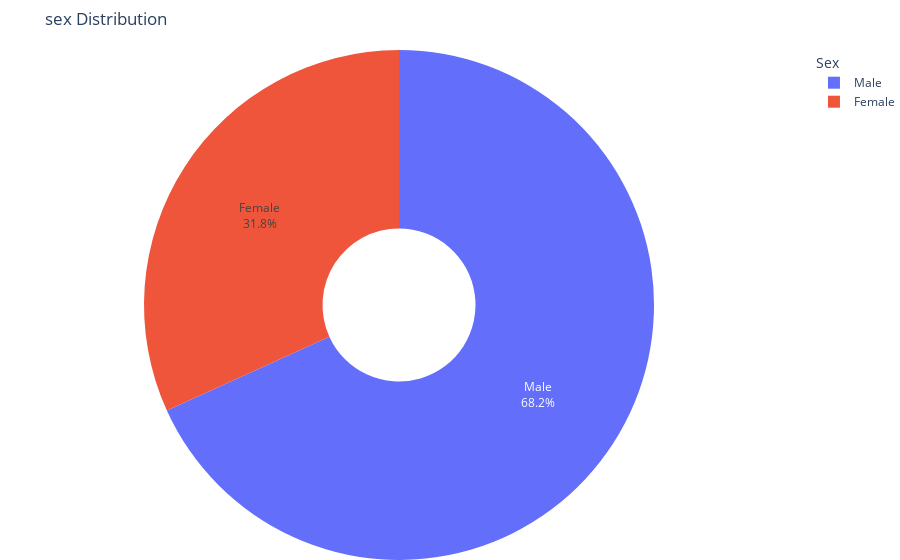

Here is the notebook cell this chart was saved with:
### Code cell
column = 'sex'
custom_palette = px.colors.qualitative.Plotly

fig = px.pie(edf, names=column,title=f'{column} Distribution',
                color_discrete_sequence=custom_palette,
                hole=0.3,
                )
fig.update_traces(textposition='inside', textinfo='percent+label')
fig.update_layout(
    legend=dict(title=column.replace('_', ' ').title()),
    margin=dict(l=0, r=0, b=0, t=50)
)
fig.show()

### Figure 1 — Plotly figure (JSON) as saved in the notebook; plotly's stock layout.template omitted (floating-point values rounded to 4 significant figures; data arrays with more than 128 entries replaced by an {"elided": "..."} marker saying what was removed)
{"data": [{"domain": {"x": [0, 1], "y": [0, 1]}, "hole": 0.3, "hovertemplate": "sex=%{label}<extra></extra>", "labels": {"elided": "302 str values"}, "legendgroup": "", "name": "", "showlegend": true, "textinfo": "percent+label", "textposition": "inside", "type": "pie"}], "layout": {"legend": {"title": {"text": "Sex"}, "tracegroupgap": 0}, "margin": {"b": 0, "l": 0, "r": 0, "t": 50}, "piecolorway": ["#636EFA", "#EF553B", "#00CC96", "#AB63FA", "#FFA15A", "#19D3F3", "#FF6692", "#B6E880", "#FF97FF", "#FECB52"], "title": {"text": "sex Distribution"}}}
